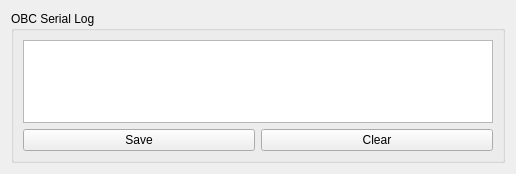
<?xml version="1.0" encoding="UTF-8"?>
<ui version="4.0">
 <class>OBCSerialLog</class>
 <widget class="QWidget" name="OBCSerialLog">
  <property name="geometry">
   <rect>
    <x>0</x>
    <y>0</y>
    <width>516</width>
    <height>174</height>
   </rect>
  </property>
  <property name="windowTitle">
   <string>Form</string>
  </property>
  <layout class="QGridLayout" name="gridLayout">
   <item row="0" column="0">
    <widget class="QGroupBox" name="obc_log_box">
     <property name="title">
      <string>OBC Serial Log</string>
     </property>
     <layout class="QGridLayout" name="gridLayout_5">
      <item row="0" column="0">
       <widget class="QTableWidget" name="obc_log_table">
        <property name="editTriggers">
         <set>QAbstractItemView::NoEditTriggers</set>
        </property>
        <property name="columnCount">
         <number>0</number>
        </property>
        <attribute name="horizontalHeaderCascadingSectionResizes">
         <bool>false</bool>
        </attribute>
        <attribute name="horizontalHeaderDefaultSectionSize">
         <number>150</number>
        </attribute>
        <attribute name="horizontalHeaderStretchLastSection">
         <bool>true</bool>
        </attribute>
       </widget>
      </item>
      <item row="1" column="0">
    <layout class="QGridLayout" name="buttonLayout">
     <item row="0" column="0">
      <widget class="QPushButton" name="obc_log_save_btn">
       <property name="text">
        <string>Save</string>
       </property>
      </widget>
     </item>
     <item row="0" column="1">
      <widget class="QPushButton" name="obc_log_clear_btn">
       <property name="text">
        <string>Clear</string>
       </property>
      </widget>
     </item>
    </layout>
   </item>
     </layout>
    </widget>
   </item>
  </layout>
 </widget>
 <resources/>
 <connections/>
</ui>
